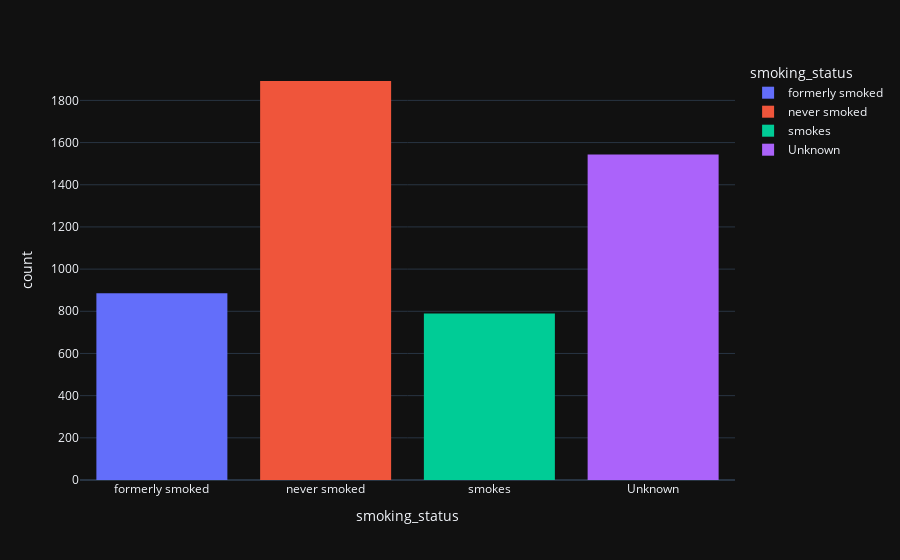

Notebook cell for this chart:
### Code cell
px.histogram(df,x='smoking_status',color='smoking_status',template='plotly_dark')

### Figure 1 — Plotly figure (JSON) as saved in the notebook; plotly's stock layout.template omitted (floating-point values rounded to 4 significant figures; data arrays with more than 128 entries replaced by an {"elided": "..."} marker saying what was removed)
{"data": [{"alignmentgroup": "True", "bingroup": "x", "hovertemplate": "smoking_status=%{x}<br>count=%{y}<extra></extra>", "legendgroup": "formerly smoked", "marker": {"color": "#636efa"}, "name": "formerly smoked", "offsetgroup": "formerly smoked", "orientation": "v", "showlegend": true, "type": "histogram", "x": {"elided": "885 str values"}, "xaxis": "x", "yaxis": "y"}, {"alignmentgroup": "True", "bingroup": "x", "hovertemplate": "smoking_status=%{x}<br>count=%{y}<extra></extra>", "legendgroup": "never smoked", "marker": {"color": "#EF553B"}, "name": "never smoked", "offsetgroup": "never smoked", "orientation": "v", "showlegend": true, "type": "histogram", "x": {"elided": "1892 str values"}, "xaxis": "x", "yaxis": "y"}, {"alignmentgroup": "True", "bingroup": "x", "hovertemplate": "smoking_status=%{x}<br>count=%{y}<extra></extra>", "legendgroup": "smokes", "marker": {"color": "#00cc96"}, "name": "smokes", "offsetgroup": "smokes", "orientation": "v", "showlegend": true, "type": "histogram", "x": {"elided": "789 str values"}, "xaxis": "x", "yaxis": "y"}, {"alignmentgroup": "True", "bingroup": "x", "hovertemplate": "smoking_status=%{x}<br>count=%{y}<extra></extra>", "legendgroup": "Unknown", "marker": {"color": "#ab63fa"}, "name": "Unknown", "offsetgroup": "Unknown", "orientation": "v", "showlegend": true, "type": "histogram", "x": {"elided": "1544 str values"}, "xaxis": "x", "yaxis": "y"}], "layout": {"barmode": "relative", "legend": {"title": {"text": "smoking_status"}, "tracegroupgap": 0}, "margin": {"t": 60}, "xaxis": {"anchor": "y", "categoryarray": ["formerly smoked", "never smoked", "smokes", "Unknown"], "categoryorder": "array", "domain": [0, 1], "title": {"text": "smoking_status"}}, "yaxis": {"anchor": "x", "domain": [0, 1], "title": {"text": "count"}}}}
